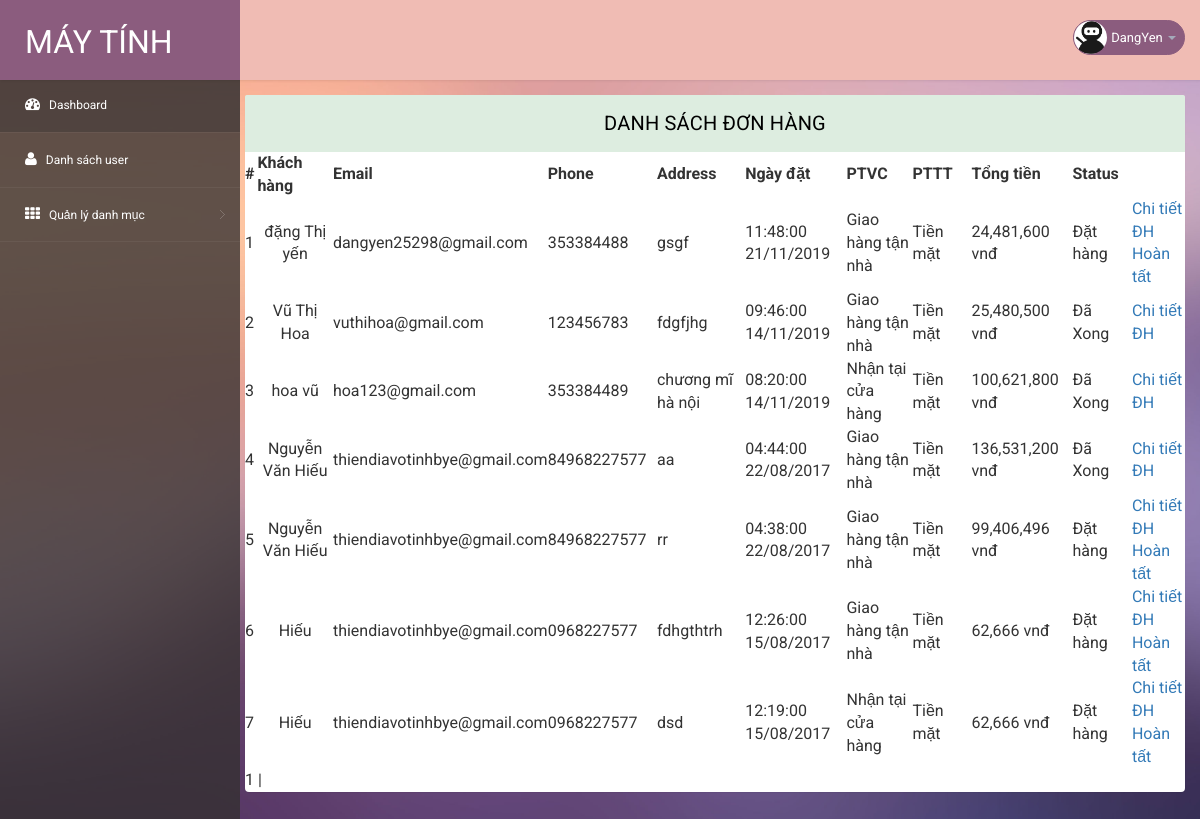
Screenshot of /admin/admin.php?module=quanlydonhang (signed in) with the database file from the repository.
### tables this page shows
CREATE TABLE IF NOT EXISTS `tbl_oder` (
`oder` int(11) NOT NULL,
  `fullName` varchar(255) DEFAULT NULL,
  `email` varchar(255) DEFAULT NULL,
  `phone` varchar(255) DEFAULT NULL,
  `address` varchar(255) DEFAULT NULL,
  `dateOder` datetime DEFAULT NULL,
  `ptvc` int(11) DEFAULT NULL,
  `pttt` int(11) DEFAULT NULL,
  `tongTien` float(255,0) DEFAULT NULL,
  `status` tinyint(2) DEFAULT NULL
);

### admin/modules/quanlydonhang.php (the view, shortened to what this page needs)
<?php
    $result = mysqli_query($conn, 'select count(oder) as total from tbl_oder');
        $row = mysqli_fetch_assoc($result);
        $total_records = $row['total'];
        $current_page = isset($_GET['page']) ? $_GET['page'] : 1;
        $limit = 20;
         $total_page = ceil($total_records / $limit);
         $start = ($current_page - 1) * $limit;
$sqlSelect ="SELECT * FROM tbl_oder  ORDER BY dateOder DESC  LIMIT $start, $limit";
$result = mysqli_query($conn,$sqlSelect);
?>
<section class="wrapper" style="margin-left: -10px; width: auto; height: auto;">
  <div class="" style="height: auto;width: auto;">
   <div class="panel panel-default">
    <div class="panel-heading">
     Danh sách đơn hàng
   </div>
   <div>
    <table width="1741" class=" table-hover" style="width: inherit;">
      <tr>
        <th width="28">#</th>
        <th width="188">Khách hàng</th>
        <th width="119">Email</th>
        <th width="165">Phone</th>
        <th width="209">Address</th>
        <th width="188">Ngày đặt</th>
        <th width="199">PTVC</th>
        <th width="159">PTTT</th>
        <th width="175">Tổng tiền</th>
        <th width="130">Status</th>
      </tr>
      <?php
      $i=0;
      while ($row = mysqli_fetch_assoc($result)) {
        $i++;
        $dateOder=date_create($row['dateOder']);
        ?>
        <tr>
          <td><?= $i ?></td>
          <td align="center">
            <?= $row["fullName"]?>
          </td>
          <td style="overflow: scroll;">
            <?= $row["email"]?>
          </td>
          <td>
            <?= $row["phone"]?>
          </td>
          <td style="overflow: hidden;">
            <?= $row["address"]?>
          </td>
          <td>
            <?php
            echo date_format($dateOder,"H:i:s d/m/Y"); ?>
          </td>
          <td>
            <?php
            if($row["ptvc"]==1){
              echo "Giao hàng tận nhà";
            }else{
              echo "Nhận tại cửa hàng";
            }
            ?>
          </td>
          <td>
            <?php
            if($row["pttt"]==1){
              echo "Tiền mặt";
            }else{
              echo "Chuyển khoản";
            }
            ?>
          </td>
          <td>
            <?php echo number_format($row['tongTien'])." vnđ";?>
          </td>
          <td>
            <?php if($row["status"]==1){
              echo "Đặt hàng";
            }else{
              echo "Đã Xong";
            }?>
          </td>
          <td width="133">
            <a href="admin.php?module=chitietdonhang&id=<?php echo $row["oder"] ?>">Chi tiết ĐH</a>
            <?php if($row['status']==1){ ?>
            <a href="admin.php?module=hoantatdonhang&id=<?php echo $row["oder"] ?>" onclick="return confirm('Bạn có chắc đơn hàng đã được hoàn tất chưa?')">Hoàn tất</a>
            <?php } ?>
          </td>
        </tr>
        <?php } ?>
      </table>
      <div class="pagination">
           <?php
            for ($i = 1; $i <= $total_page; $i++){
                if ($i == $current_page){
                    echo '<span>'.$i.'</span> | ';
                }
                else{
                    echo '<a href="admin.php?module=quanlydonhang&page='.$i.'">'.$i.'</a> | ';
                }
            }
           ?>
        </div>
    </div>
  </div>
</div>
</section>

### admin/css/style.css (style rules this page uses)
html, body { font-family: 'Roboto', sans-serif; font-size: 100%; overflow-x: hidden; background: url(../images/bg.jpg) no-repeat 0px 0px; background-size:cover; }
body a { transition: 0.5s all ease; -webkit-transition: 0.5s all ease; -moz-transition: 0.5s all ease; -o-transition: 0.5s all ease; -ms-transition: 0.5s all ease; text-decoration:none; }
.wrapper { display:inline-block; margin-top:80px; padding:15px; width:100%; }
.panel-heading { position: relative; height: 57px; line-height: 57px; letter-spacing: 0.2px; color: #000; font-size: 18px; font-weight: 400; padding: 0 16px; background:#ddede0; border-top-right-radius: 2px; border-top-left-radius: 2px; text-transform: uppercase; text-align: center; }
.panel { border: none ! important; }
.panel-default>.panel-heading { color: #000000 ! important; background-color: #ddede0 ! important; border-color: #ddede0 ! important; font-size: 20px; }
.pagination { margin: 0 !important; }

### rows the page displays
tbl_oder: fullName "đặng Thị yến", email "dangyen25298@gmail.com", phone "353384488", address "gsgf", dateOder "11:48:00 21/11/2019", ptvc "Giao hàng tận nhà", pttt "Tiền mặt", tongTien "24,481,600", status "Đặt hàng"
tbl_oder: fullName "Vũ Thị Hoa", email "vuthihoa@gmail.com", phone "123456783", address "fdgfjhg", dateOder "09:46:00 14/11/2019", ptvc "Giao hàng tận nhà", pttt "Tiền mặt", tongTien "25,480,500", status "Đã Xong"
tbl_oder: fullName "hoa vũ", email "hoa123@gmail.com", phone "353384489", address "chương mĩ hà nội", dateOder "08:20:00 14/11/2019", ptvc "Nhận tại cửa hàng", pttt "Tiền mặt", tongTien "100,621,800", status "Đã Xong"
tbl_oder: fullName "Nguyễn Văn Hiếu", email "thiendiavotinhbye@gmail.com", phone "84968227577", address "aa", dateOder "04:44:00 22/08/2017", ptvc "Giao hàng tận nhà", pttt "Tiền mặt", tongTien "136,531,200", status "Đã Xong"
tbl_oder: fullName "Nguyễn Văn Hiếu", email "thiendiavotinhbye@gmail.com", phone "84968227577", address "rr", dateOder "04:38:00 22/08/2017", ptvc "Giao hàng tận nhà", pttt "Tiền mặt", tongTien "99,406,496", status "Đặt hàng"
tbl_oder: fullName "Hiếu", email "thiendiavotinhbye@gmail.com", phone "0968227577", address "fdhgthtrh", dateOder "12:26:00 15/08/2017", ptvc "Giao hàng tận nhà", pttt "Tiền mặt", tongTien "62,666", status "Đặt hàng"
tbl_oder: fullName "Hiếu", email "thiendiavotinhbye@gmail.com", phone "0968227577", address "dsd", dateOder "12:19:00 15/08/2017", ptvc "Nhận tại cửa hàng", pttt "Tiền mặt", tongTien "62,666", status "Đặt hàng"

### other values shown
$_SESSION["username"]["username"] "DangYen"
